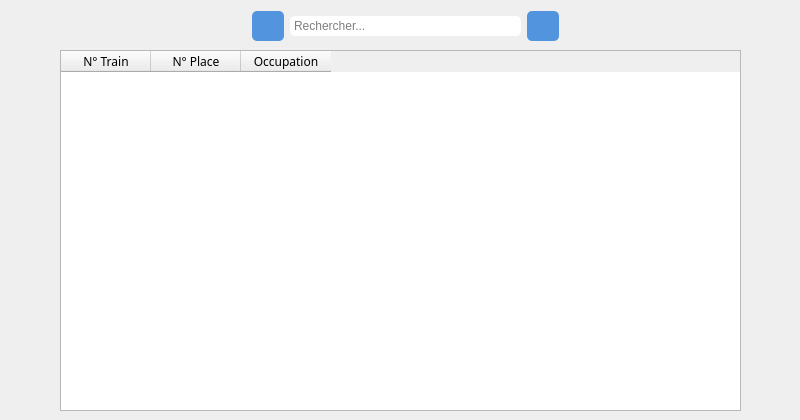
       <widget class="QWidget" name="page">
        <widget class="QTableWidget" name="placetab">
         <property name="geometry">
          <rect>
           <x>60</x>
           <y>50</y>
           <width>681</width>
           <height>361</height>
          </rect>
         </property>
         <property name="editTriggers">
          <set>QAbstractItemView::NoEditTriggers</set>
         </property>
         <attribute name="horizontalHeaderDefaultSectionSize">
          <number>90</number>
         </attribute>
         <column>
          <property name="text">
           <string>N° Train</string>
          </property>
          <property name="font">
           <font>
            <family>Century Gothic</family>
           </font>
          </property>
         </column>
         <column>
          <property name="text">
           <string>N° Place</string>
          </property>
          <property name="font">
           <font>
            <family>Century Gothic</family>
           </font>
          </property>
         </column>
         <column>
          <property name="text">
           <string>Occupation</string>
          </property>
          <property name="font">
           <font>
            <family>Century Gothic</family>
           </font>
          </property>
         </column>
        </widget>
        <widget class="QWidget" name="layoutWidget_2">
         <property name="geometry">
          <rect>
           <x>20</x>
           <y>10</y>
           <width>771</width>
           <height>32</height>
          </rect>
         </property>
         <layout class="QHBoxLayout" name="horizontalLayout_5">
          <item>
           <spacer name="horizontalSpacer_4">
            <property name="orientation">
             <enum>Qt::Horizontal</enum>
            </property>
            <property name="sizeHint" stdset="0">
             <size>
              <width>40</width>
              <height>20</height>
             </size>
            </property>
           </spacer>
          </item>
          <item>
           <widget class="QPushButton" name="actualiserplace">
            <property name="minimumSize">
             <size>
              <width>30</width>
              <height>30</height>
             </size>
            </property>
            <property name="styleSheet">
             <string notr="true">background-color: rgb(82, 148, 222);
border-radius: 5px;</string>
            </property>
            <property name="text">
             <string/>
            </property>
            <property name="icon">
             <iconset resource="res.qrc">
              <normaloff>:/image/image/icons8-rafraîchir-480.png</normaloff>:/image/image/icons8-rafraîchir-480.png</iconset>
            </property>
            <property name="iconSize">
             <size>
              <width>20</width>
              <height>20</height>
             </size>
            </property>
           </widget>
          </item>
          <item>
           <widget class="QLineEdit" name="Chercher_2">
            <property name="styleSheet">
             <string notr="true">color: black;
font: 10pt &quot;Century Gothic&quot;;
background-color: rgb(255,255,255);
border-radius: 5px;
padding: 2% 2%;</string>
            </property>
            <property name="placeholderText">
             <string>Rechercher...</string>
            </property>
           </widget>
          </item>
          <item>
           <widget class="QPushButton" name="find">
            <property name="minimumSize">
             <size>
              <width>30</width>
              <height>30</height>
             </size>
            </property>
            <property name="styleSheet">
             <string notr="true">background-color: rgb(82, 148, 222);
border-radius: 5px;</string>
            </property>
            <property name="text">
             <string/>
            </property>
            <property name="icon">
             <iconset resource="res.qrc">
              <normaloff>:/image/image/icons8-chercher-30.png</normaloff>:/image/image/icons8-chercher-30.png</iconset>
            </property>
            <property name="iconSize">
             <size>
              <width>20</width>
              <height>20</height>
             </size>
            </property>
           </widget>
          </item>
          <item>
           <spacer name="horizontalSpacer_8">
            <property name="orientation">
             <enum>Qt::Horizontal</enum>
            </property>
            <property name="sizeHint" stdset="0">
             <size>
              <width>40</width>
              <height>20</height>
             </size>
            </property>
           </spacer>
          </item>
         </layout>
        </widget>
       </widget>
